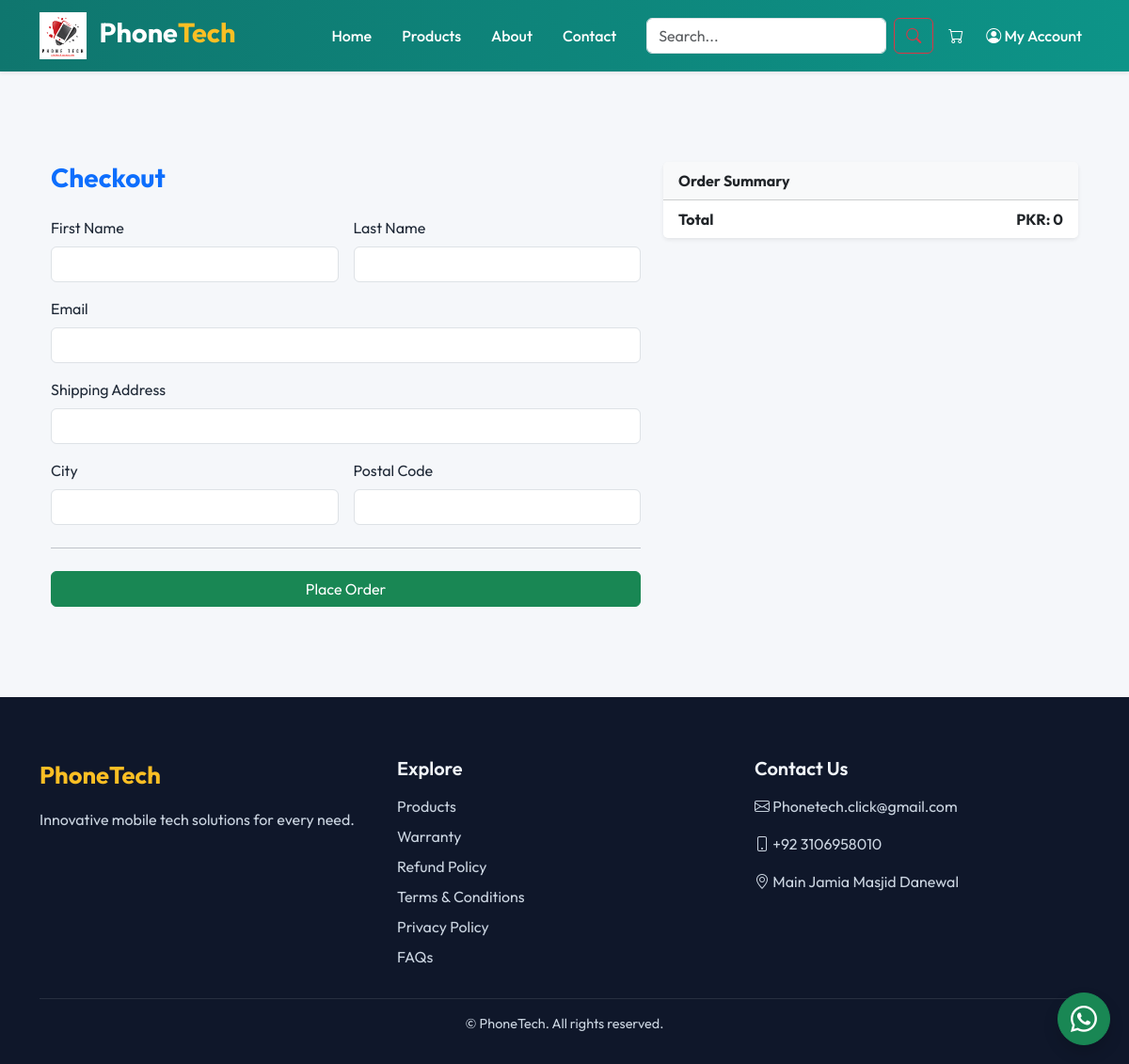
/checkout/ (signed in), run on an earlier commit of the app's database.
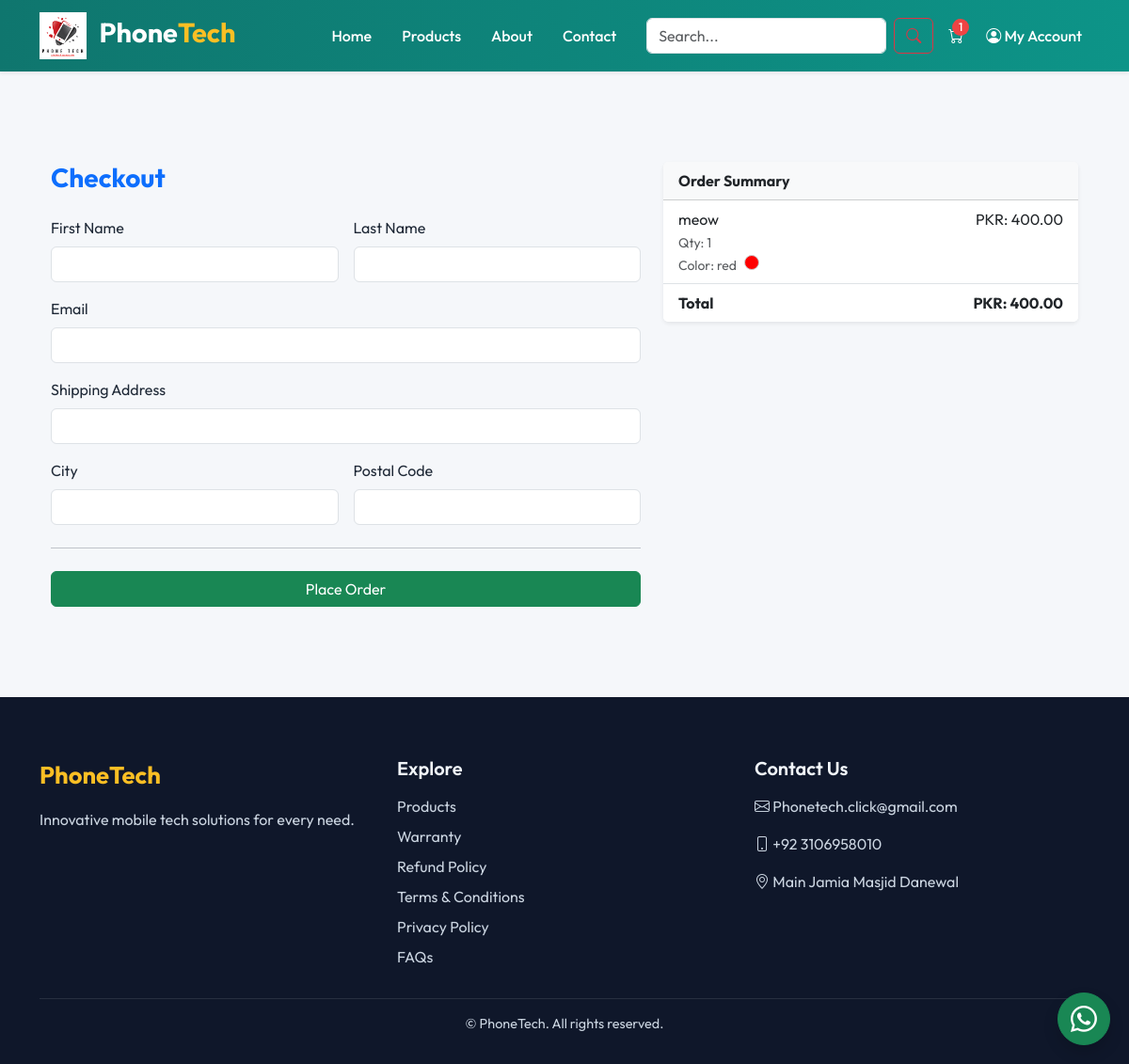
And on a later commit of the database.
### main/models.py (models this page shows, shortened)
class Product(models.Model):
    CATEGORY_CHOICES = [
        ('phone', 'Phone'),
        ('headphone', 'Headphone'),
        ('accessory', 'Accessory'),
    ]
    title = models.CharField(max_length=255)
    description = models.TextField()
    image = models.ImageField(upload_to='products/')
    stock = models.PositiveIntegerField()
    tags = models.CharField(max_length=255, blank=True)
    category = models.CharField(max_length=20, choices=CATEGORY_CHOICES)
    price = models.DecimalField(max_digits=10, decimal_places=2)
    is_special = models.BooleanField(default=False)
    colors = models.ManyToManyField(Color, blank=True)

class Color(models.Model):
    name = models.CharField(max_length=50)
    hex = ColorField(default='#FF0000')  # Shows a color picker in admin

### main/views.py (the view, shortened to what this page needs)
# urls.py: path('checkout/', checkout_view, name='checkout'),
def checkout_view(request):
    cart_items = []
    total = 0
    if request.user.is_authenticated:
        cart_items_db = CartItem.objects.select_related('color').filter(cart__user=request.user)
        for item in cart_items_db:
            subtotal = item.product.price * item.quantity
            total += subtotal
            cart_items.append({
                'product': item.product,
                'quantity': item.quantity,
                'color': item.color,
                'subtotal': subtotal,
            })
    return render(request, 'checkout.html', {
        'cart_items': cart_items,
        'total': total
    })

### main/context_processors.py (called while the page is built)
def cart_item_count(request):
    count = 0
    if request.user.is_authenticated:
        count = CartItem.objects.filter(cart__user=request.user).count()
    return {'cart_count': count}

def cart_count_processor(request):
    count = 0
    if request.user.is_authenticated:
        try:
            cart = Cart.objects.get(user=request.user)
            count = sum(item.quantity for item in CartItem.objects.filter(cart=cart))
        except Cart.DoesNotExist:
            count = 0
    else:
        cart = request.session.get('cart', {})
        count = sum(cart.values())
    return {'cart_count': count}

### main/templates/checkout.html (shortened to what this page needs)
{% extends 'base.html' %}
{% block content %}
<div class="container py-5">
  <div class="row">
    <div class="col-lg-7">
      <h3 class="mb-4 fw-bold text-primary">Checkout</h3>
      <form method="post" action="{% url 'place_order' %}" class="needs-validation" novalidate>
        <div class="row g-3">
          <div class="col-sm-6">
            <label class="form-label">First Name</label>
            <input type="text" class="form-control" name="first_name" required>
          </div>
          <div class="col-sm-6">
            <label class="form-label">Last Name</label>
            <input type="text" class="form-control" name="last_name" required>
          </div>
          <div class="col-12">
            <label class="form-label">Email</label>
            <input type="email" class="form-control" name="email" required>
          </div>
          <div class="col-12">
            <label class="form-label">Shipping Address</label>
            <input type="text" class="form-control" name="address" required>
          </div>
          <div class="col-md-6">
            <label class="form-label">City</label>
            <input type="text" class="form-control" name="city" required>
          </div>
          <div class="col-md-6">
            <label class="form-label">Postal Code</label>
            <input type="text" class="form-control" name="postal_code" required>
          </div>
        </div>
        <hr class="my-4">
        <button class="btn btn-success w-100" type="submit">Place Order</button>
      </form>
    </div>
    <div class="col-lg-5">
      <div class="card shadow-sm border-0">
        <div class="card-header bg-light fw-bold">Order Summary</div>
        <ul class="list-group list-group-flush">
          {% for item in cart_items %}
          <li class="list-group-item d-flex justify-content-between">
            <div>
              {{ item.product.title }}<br>
              <small class="text-muted">
                Qty: {{ item.quantity }}<br>
                Color:
                {% if item.color %}
                {{ item.color.name }}
                <span
                  style="display:inline-block; width:16px; height:16px; border-radius:50%; background-color:{{ item.color.hex }}; border:1px solid #ccc; margin-left:5px;"></span>
                {% else %}
                N/A
                {% endif %}
              </small>
            </div>
            <span>PKR: {{ item.subtotal }}</span>
          </li>
          {% endfor %}
          <li class="list-group-item d-flex justify-content-between fw-bold">
            Total
            <span>PKR: {{ total }}</span>
          </li>
        </ul>
      </div>
    </div>
  </div>
</div>
{% endblock %}

What changed in the data, as far as the page shows it:
now on this page (row edited): Product: product "meow", quantity "1", color.name "red", subtotal "400.00"
Also different on the page:
{{ cart_count }}: (not shown) → "1"
{{ total }}: "0" → "400.00"
